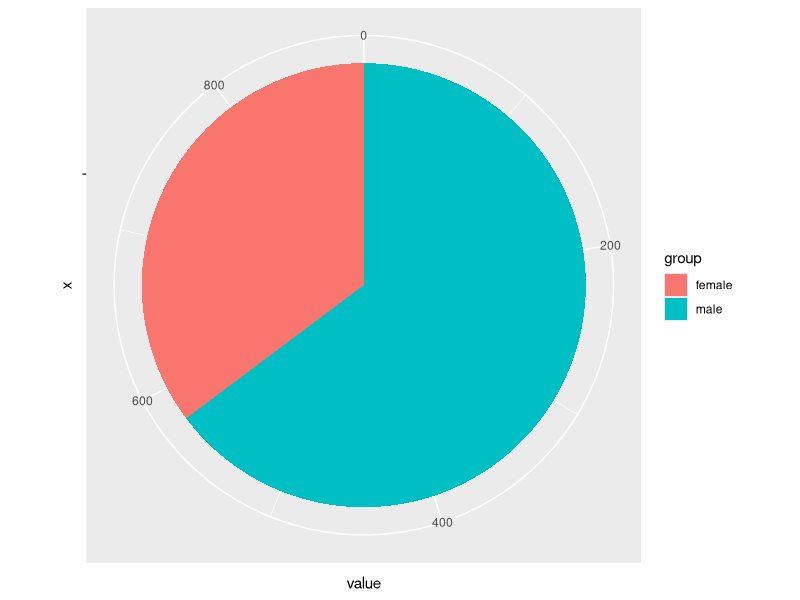
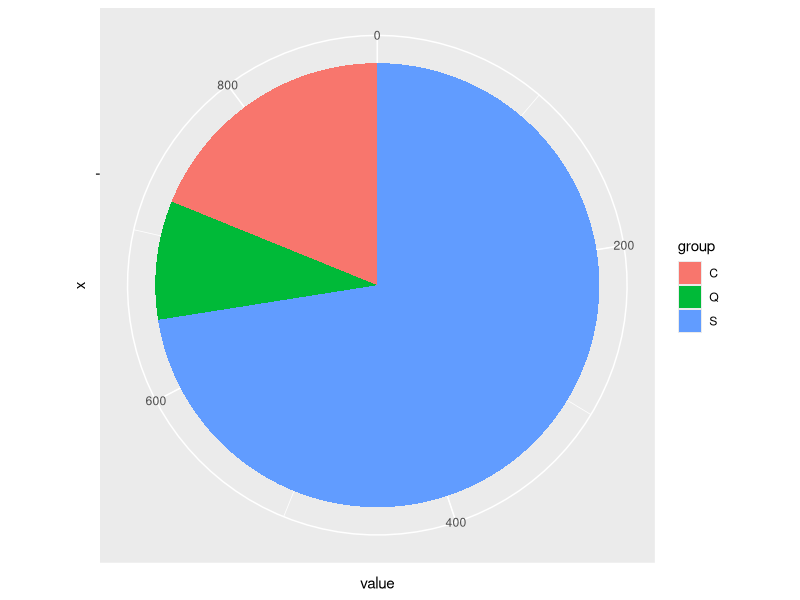
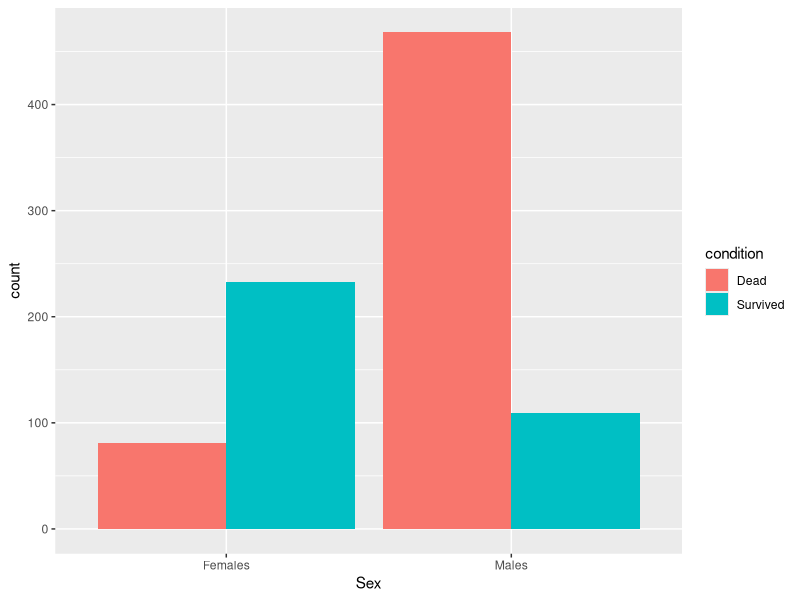
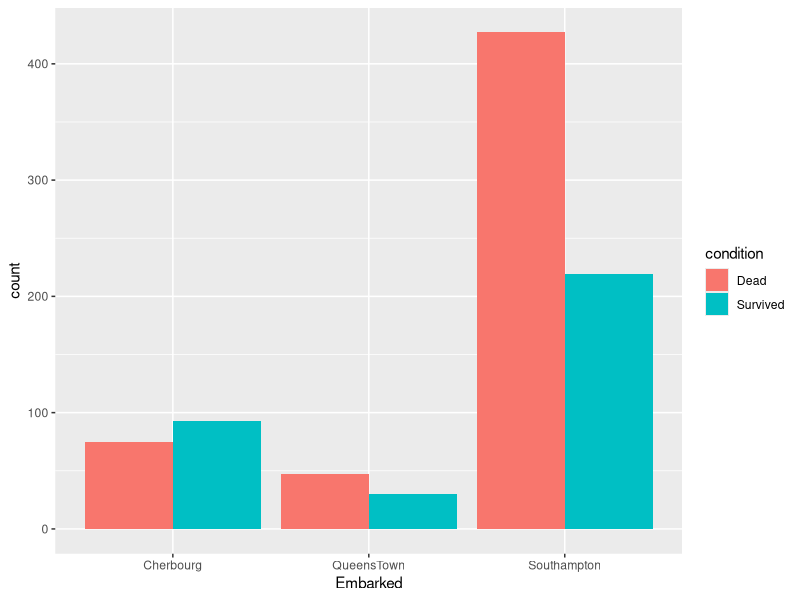
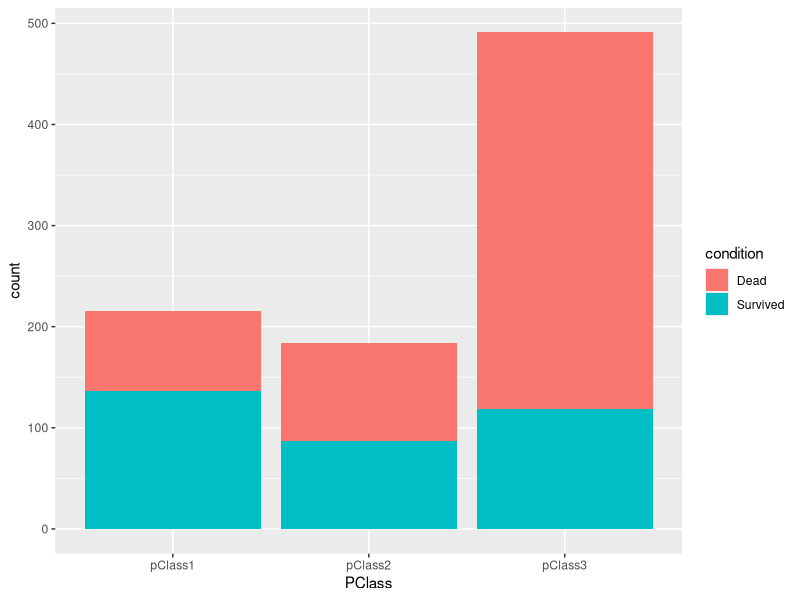
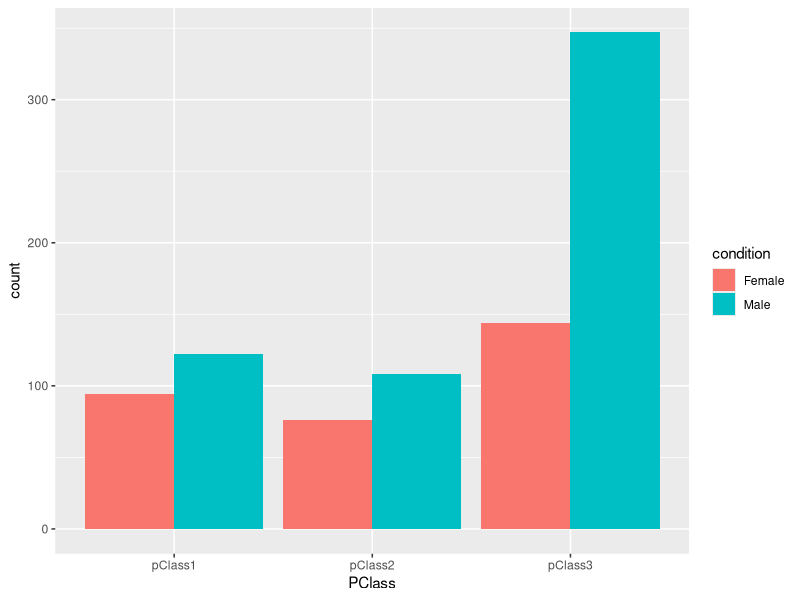
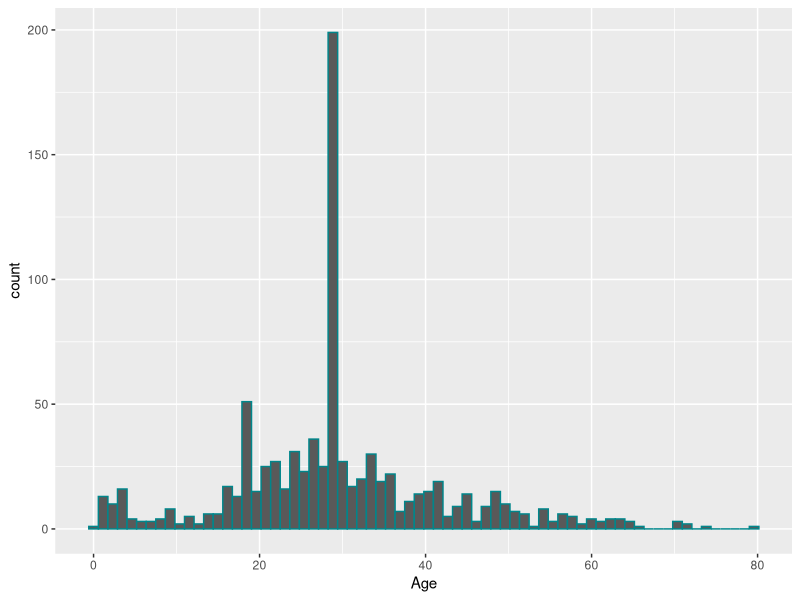
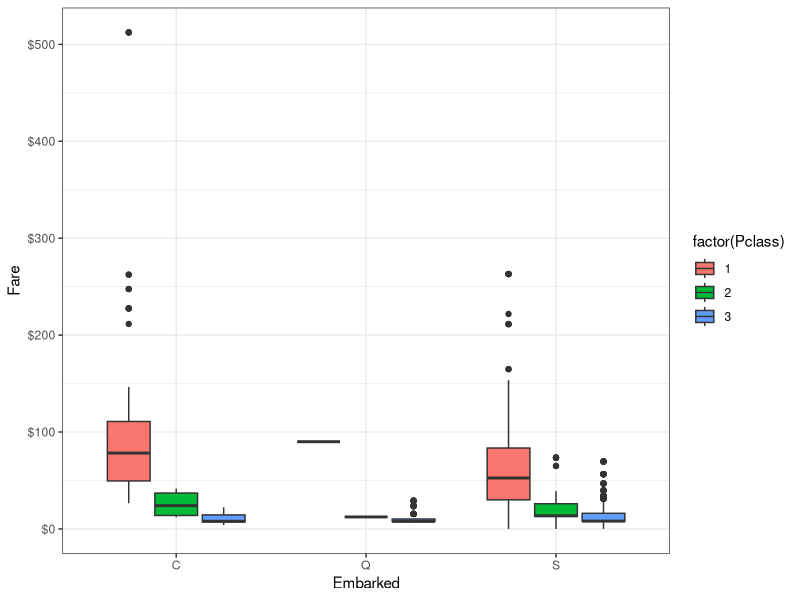

Generate these figures, in order, with R:
setwd("~/Desktop/GMP/R")

#library(tidyverse)
library(ggplot2)

getAllCols = function(df){
  cols = names(df[1,])
  namesVector = c()
  for(i in cols){
    namesVector = append(namesVector, i)
  }
  return(namesVector)
}

dropNa = function  (df){
  allColumns = getAllCols(df[1,])
  
  removeCols = c()
  
  
  for(i in 1:nrow(df)){
    for(j in allColumns){
      if(is.na(df[i,j])){
        removeCols = append(removeCols, i)
        break
      }
    }
  }
  
  df = df[-(removeCols), ]
  return(df)
}


replaceAgeByMedian = function(df){
  
  median = median(as.numeric(df$Age))
  
  df$Age = sub("^$", median, df$Age)
  
  #levels(as.factor(df$Age))
  
  removeCols = c()
  
  for(i in 1:nrow(df)){
      if(is.na(as.numeric(df[i,"Age"]))){
        removeCols = append(removeCols, i)
        break
      }
  }
  
  df = df[-(removeCols), ]
  
  df$Age = as.numeric(df$Age)
  
  return(df)
}


oneHotEncodingOfGender = function(df){
  
  # Replacing Empty Strings with 1, then women is 0 and male is 1
  
  df$Sex = ifelse(df$Sex == "", "male", ifelse(
    df$Sex == "male", "male","female"
  ))
  
  df$passSex = ifelse(df$Sex == "", 1, ifelse(
    df$Sex == "male", 1,0
  ))
    
  return(df)
}


findMode = function(vect){
  ux = unique(vect)
  tabl = tabulate(match(vect, ux))
  i1 = tabl == max(tabl)
  toString(ux[i1])
  
  return(ux[i1])
}




#levels(titanic$Sex)


titanic = read.csv(file="titanic.csv", stringsAsFactors = TRUE)

#View(titanic)

titanic = dropNa(titanic)

titanic = replaceAgeByMedian(titanic)

titanic = oneHotEncodingOfGender(titanic)

levels(as.factor(titanic$Pclass))



View(titanic)

levels(titanic$Embarked)

table(titanic$Embarked)

x=findMode(titanic$Embarked)


titanic$Embarked = sub("^$", x, titanic$Embarked)

titanic$familySize = as.numeric(as.character(titanic$SibSp)) + as.numeric(as.character(titanic$Parch))+1

titanic$SurvivedFac = ifelse(titanic$Survived=="1","yes","no")

#total Cabins which are empty

#Sex Pie
t = table(titanic$Sex)

data = data.frame(
  group=names(t),
  value=as.vector(t)
)

ggplot(data, aes(x="", y=value, fill=group)) +
  geom_bar(stat="identity", width=1) +
  coord_polar("y", start=0)

#Embarked Pie

emb = table(titanic$Embarked)

data = data.frame(
  group=names(emb),
  value=as.vector(emb)
)

ggplot(data, aes(x="", y=value, fill=group)) +
  geom_bar(stat="identity", width=1) +
  coord_polar("y", start=0)

#Sex and Survived Bar Plot
males = nrow(titanic[titanic$Sex == "male",])
survivedMales = nrow(titanic[titanic$Sex == "male" & titanic$Survived == "1", ])
deadMales = males - survivedMales




females = nrow(titanic[titanic$Sex == "female",])
survivedFemales = nrow(titanic[titanic$Sex == "female" & titanic$Survived == "1", ])
deadFemales = females - survivedFemales


Sex = c(rep("Males",2), rep("Females",2))
condition = rep(c( "Survived", "Dead"))
count = c(survivedMales, deadMales, survivedFemales, deadFemales)
data = data.frame(Sex,condition,count)

ggplot(data, aes(fill=condition, y=count, x=Sex)) + 
  geom_bar(position="dodge", stat="identity")


#Embarked and Survived Bar Chart
#Southampton, Cherbourg, and Queenstown

smptn = nrow(titanic[titanic$Embarked == "S",])
survivedSmptn = nrow(titanic[titanic$Embarked == "S" & titanic$Survived == "1", ])
deadSmptn = smptn - survivedSmptn

cbg = nrow(titanic[titanic$Embarked == "C",])
survivedCbg = nrow(titanic[titanic$Embarked == "C" & titanic$Survived == "1", ])
deadCbg = cbg - survivedCbg

qtn = nrow(titanic[titanic$Embarked == "Q",])
survivedQtn = nrow(titanic[titanic$Embarked == "Q" & titanic$Survived == "1", ])
deadQtn = qtn - survivedQtn



Embarked = c(rep("Southampton",2), rep("Cherbourg",2), rep("QueensTown",2))
condition = rep(c( "Survived", "Dead"))
count = c(survivedSmptn, deadSmptn, survivedCbg, deadCbg, survivedQtn, deadQtn)
data = data.frame(Embarked,condition,count)

ggplot(data, aes(fill=condition, y=count, x=Embarked)) + 
  geom_bar(position="dodge", stat="identity")


#Survivability based on pClass

pClass1 = nrow(titanic[titanic$Pclass == "1",])
survivedPclass1 = nrow(titanic[titanic$Pclass == "1" & titanic$Survived == "1", ])
deadPclass1 = pClass1 - survivedPclass1
pClass1Males = nrow(titanic[titanic$Pclass == "1" & titanic$Sex == "male",])
pClass1Females = pClass1- pClass1Males

pClass2 = nrow(titanic[titanic$Pclass == "2",])
survivedPclass2 = nrow(titanic[titanic$Pclass == "2" & titanic$Survived == "1", ])
deadPclass2 = pClass2 - survivedPclass2
pClass2Males = nrow(titanic[titanic$Pclass == "2" & titanic$Sex == "male",])
pClass2Females = pClass2- pClass2Males

pClass3 = nrow(titanic[titanic$Pclass == "3",])
survivedPclass3 = nrow(titanic[titanic$Pclass == "3" & titanic$Survived == "1", ])
deadPclass3 = pClass3 - survivedPclass3
pClass3Males = nrow(titanic[titanic$Pclass == "3" & titanic$Sex == "male",])
pClass3Females = pClass3- pClass3Males

PClass = c(rep("pClass1",2), rep("pClass2",2), rep("pClass3",2))
condition = rep(c( "Survived", "Dead"))
count = c(survivedPclass1, deadPclass1, survivedPclass2, deadPclass2, survivedPclass3, deadPclass3)
data = data.frame(PClass,condition,count)

ggplot(data, aes(fill=condition, y=count, x=PClass)) + 
  geom_bar(position="stack", stat="identity")

#Sex ratio based on pClass
PClassSex = c(rep("pClass1",2), rep("pClass2",2), rep("pClass3",2))
condition = rep(c( "Male", "Female"))
count = c(pClass1Males, pClass1Females, pClass2Males, pClass2Females, pClass3Males, pClass3Females)
data = data.frame(PClassSex,condition,count)

ggplot(data, aes(fill=condition, y=count, x=PClass)) + 
  geom_bar(position="dodge", stat="identity")


#Ages of Passengers Histogram
ggplot(data = titanic, aes(x = Age, stat="count")) +
  geom_histogram(color = 'turquoise4', bins=70)


# pclass & Embarked & Fare

ggplot(data = titanic, aes(x = Embarked, y = Fare, fill = factor(Pclass))) + 
  geom_boxplot() +
  scale_y_continuous(labels = scales::dollar_format()) + 
  theme_bw()


#Relation bw Embarked, Fare and Survived
ggplot(data = titanic, aes(x = Embarked, y = Fare, fill = factor(Survived))) + 
  geom_boxplot() + 
  geom_hline(aes(yintercept = 32), 
             colour = "red", linetype = "dashed", lwd = 2) +
  scale_y_continuous(labels = scales::dollar_format()) + 
  theme_bw()


View(titanic)

